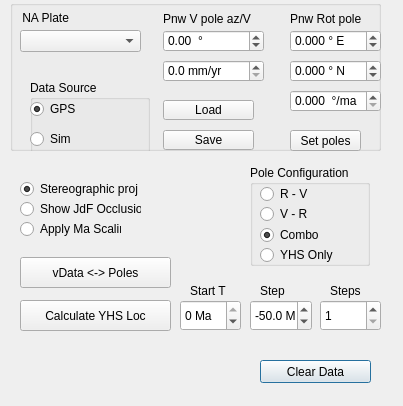
<?xml version="1.0" encoding="UTF-8"?>
<ui version="4.0">
 <class>PnwRotPyDialogBase</class>
 <widget class="QDialog" name="PnwRotPyDialogBase">
  <property name="enabled">
   <bool>true</bool>
  </property>
  <property name="geometry">
   <rect>
    <x>0</x>
    <y>0</y>
    <width>403</width>
    <height>406</height>
   </rect>
  </property>
  <property name="windowTitle">
   <string>Pnw Rotation </string>
  </property>
  <widget class="QPushButton" name="clearDataButton">
   <property name="geometry">
    <rect>
     <x>260</x>
     <y>360</y>
     <width>111</width>
     <height>23</height>
    </rect>
   </property>
   <property name="text">
    <string>Clear Data</string>
   </property>
  </widget>
  <widget class="QPushButton" name="pbRunYhsLocButton">
   <property name="geometry">
    <rect>
     <x>20</x>
     <y>300</y>
     <width>151</width>
     <height>31</height>
    </rect>
   </property>
   <property name="text">
    <string>Calculate YHS Loc</string>
   </property>
  </widget>
  <widget class="QSpinBox" name="sbSteps">
   <property name="geometry">
    <rect>
     <x>320</x>
     <y>300</y>
     <width>61</width>
     <height>31</height>
    </rect>
   </property>
   <property name="toolTipDuration">
    <number>-1</number>
   </property>
   <property name="suffix">
    <string/>
   </property>
   <property name="minimum">
    <number>1</number>
   </property>
   <property name="maximum">
    <number>999</number>
   </property>
   <property name="singleStep">
    <number>1</number>
   </property>
   <property name="value">
    <number>1</number>
   </property>
  </widget>
  <widget class="QLabel" name="StartLatLabel_4">
   <property name="geometry">
    <rect>
     <x>260</x>
     <y>280</y>
     <width>41</width>
     <height>21</height>
    </rect>
   </property>
   <property name="font">
    <font>
     <pointsize>9</pointsize>
     <weight>50</weight>
     <bold>false</bold>
    </font>
   </property>
   <property name="text">
    <string>Step</string>
   </property>
  </widget>
  <widget class="QLabel" name="StartLatLabel_5">
   <property name="geometry">
    <rect>
     <x>330</x>
     <y>280</y>
     <width>41</width>
     <height>21</height>
    </rect>
   </property>
   <property name="font">
    <font>
     <pointsize>9</pointsize>
     <weight>50</weight>
     <bold>false</bold>
    </font>
   </property>
   <property name="text">
    <string>Steps</string>
   </property>
  </widget>
  <widget class="QSpinBox" name="sbStartMa">
   <property name="geometry">
    <rect>
     <x>180</x>
     <y>300</y>
     <width>61</width>
     <height>31</height>
    </rect>
   </property>
   <property name="toolTipDuration">
    <number>-1</number>
   </property>
   <property name="suffix">
    <string> Ma</string>
   </property>
   <property name="minimum">
    <number>-100</number>
   </property>
   <property name="maximum">
    <number>0</number>
   </property>
   <property name="singleStep">
    <number>1</number>
   </property>
   <property name="value">
    <number>0</number>
   </property>
  </widget>
  <widget class="QLabel" name="StartLatLabel_6">
   <property name="geometry">
    <rect>
     <x>190</x>
     <y>280</y>
     <width>41</width>
     <height>21</height>
    </rect>
   </property>
   <property name="font">
    <font>
     <pointsize>9</pointsize>
     <weight>50</weight>
     <bold>false</bold>
    </font>
   </property>
   <property name="text">
    <string>Start T</string>
   </property>
  </widget>
  <widget class="QDoubleSpinBox" name="spbStepMa">
   <property name="geometry">
    <rect>
     <x>250</x>
     <y>300</y>
     <width>62</width>
     <height>31</height>
    </rect>
   </property>
   <property name="suffix">
    <string> Ma</string>
   </property>
   <property name="decimals">
    <number>1</number>
   </property>
   <property name="minimum">
    <double>-100.000000000000000</double>
   </property>
   <property name="maximum">
    <double>100.000000000000000</double>
   </property>
   <property name="value">
    <double>-50.000000000000000</double>
   </property>
  </widget>
  <widget class="QRadioButton" name="rbApplyMaScaling">
   <property name="enabled">
    <bool>true</bool>
   </property>
   <property name="geometry">
    <rect>
     <x>20</x>
     <y>220</y>
     <width>101</width>
     <height>18</height>
    </rect>
   </property>
   <property name="toolTipDuration">
    <number>-3</number>
   </property>
   <property name="text">
    <string>Apply Ma Scaling</string>
   </property>
   <property name="checked">
    <bool>false</bool>
   </property>
  </widget>
  <widget class="QRadioButton" name="rbShowJdFOcclusion">
   <property name="geometry">
    <rect>
     <x>20</x>
     <y>200</y>
     <width>121</width>
     <height>18</height>
    </rect>
   </property>
   <property name="toolTipDuration">
    <number>-3</number>
   </property>
   <property name="text">
    <string>Show JdF Occlusion</string>
   </property>
   <property name="checked">
    <bool>false</bool>
   </property>
  </widget>
  <widget class="QPushButton" name="pbGpsDataAndPoles">
   <property name="geometry">
    <rect>
     <x>20</x>
     <y>257</y>
     <width>151</width>
     <height>31</height>
    </rect>
   </property>
   <property name="text">
    <string>vData &lt;-&gt; Poles</string>
   </property>
  </widget>
  <widget class="QLabel" name="StartLatLabel_8">
   <property name="geometry">
    <rect>
     <x>163</x>
     <y>8</y>
     <width>101</width>
     <height>21</height>
    </rect>
   </property>
   <property name="font">
    <font>
     <pointsize>9</pointsize>
     <weight>50</weight>
     <bold>false</bold>
    </font>
   </property>
   <property name="text">
    <string>Pnw V pole az/V</string>
   </property>
  </widget>
  <widget class="QLabel" name="StartLatLabel_9">
   <property name="geometry">
    <rect>
     <x>290</x>
     <y>9</y>
     <width>101</width>
     <height>20</height>
    </rect>
   </property>
   <property name="font">
    <font>
     <pointsize>9</pointsize>
     <weight>50</weight>
     <bold>false</bold>
    </font>
   </property>
   <property name="text">
    <string>Pnw Rot pole  </string>
   </property>
  </widget>
  <widget class="QGroupBox" name="groupParamBox">
   <property name="geometry">
    <rect>
     <x>10</x>
     <y>0</y>
     <width>371</width>
     <height>151</height>
    </rect>
   </property>
   <property name="title">
    <string/>
   </property>
   <widget class="QDoubleSpinBox" name="spbPnwRPoleOmega">
    <property name="geometry">
     <rect>
      <x>280</x>
      <y>90</y>
      <width>91</width>
      <height>22</height>
     </rect>
    </property>
    <property name="suffix">
     <string>  °/ma</string>
    </property>
    <property name="decimals">
     <number>3</number>
    </property>
    <property name="minimum">
     <double>0.000000000000000</double>
    </property>
    <property name="maximum">
     <double>359.990000000000009</double>
    </property>
    <property name="singleStep">
     <double>1.000000000000000</double>
    </property>
    <property name="value">
     <double>0.000000000000000</double>
    </property>
   </widget>
   <widget class="QDoubleSpinBox" name="spbPnwRPoleLat">
    <property name="geometry">
     <rect>
      <x>280</x>
      <y>60</y>
      <width>91</width>
      <height>22</height>
     </rect>
    </property>
    <property name="suffix">
     <string> ° N</string>
    </property>
    <property name="decimals">
     <number>3</number>
    </property>
    <property name="minimum">
     <double>-90.000000000000000</double>
    </property>
    <property name="maximum">
     <double>90.000000000000000</double>
    </property>
    <property name="singleStep">
     <double>1.000000000000000</double>
    </property>
    <property name="value">
     <double>0.000000000000000</double>
    </property>
   </widget>
   <widget class="QDoubleSpinBox" name="spbPnwRPoleLong">
    <property name="geometry">
     <rect>
      <x>280</x>
      <y>30</y>
      <width>91</width>
      <height>22</height>
     </rect>
    </property>
    <property name="suffix">
     <string> ° E</string>
    </property>
    <property name="decimals">
     <number>3</number>
    </property>
    <property name="minimum">
     <double>-359.990000000000009</double>
    </property>
    <property name="maximum">
     <double>359.990000000000009</double>
    </property>
    <property name="singleStep">
     <double>1.000000000000000</double>
    </property>
    <property name="value">
     <double>0.000000000000000</double>
    </property>
   </widget>
   <widget class="QDoubleSpinBox" name="spbPnwVPoleSpeed">
    <property name="geometry">
     <rect>
      <x>153</x>
      <y>60</y>
      <width>101</width>
      <height>22</height>
     </rect>
    </property>
    <property name="suffix">
     <string> mm/yr</string>
    </property>
    <property name="decimals">
     <number>1</number>
    </property>
    <property name="minimum">
     <double>0.000000000000000</double>
    </property>
    <property name="maximum">
     <double>1000.000000000000000</double>
    </property>
    <property name="singleStep">
     <double>0.001000000000000</double>
    </property>
    <property name="value">
     <double>0.000000000000000</double>
    </property>
   </widget>
   <widget class="QDoubleSpinBox" name="spbPnwVPoleAzimuth">
    <property name="geometry">
     <rect>
      <x>153</x>
      <y>30</y>
      <width>101</width>
      <height>22</height>
     </rect>
    </property>
    <property name="suffix">
     <string>  °</string>
    </property>
    <property name="decimals">
     <number>2</number>
    </property>
    <property name="minimum">
     <double>-359.990000000000009</double>
    </property>
    <property name="maximum">
     <double>359.990000000000009</double>
    </property>
    <property name="singleStep">
     <double>1.000000000000000</double>
    </property>
    <property name="value">
     <double>0.000000000000000</double>
    </property>
   </widget>
   <widget class="QPushButton" name="saveButton">
    <property name="geometry">
     <rect>
      <x>153</x>
      <y>130</y>
      <width>91</width>
      <height>20</height>
     </rect>
    </property>
    <property name="text">
     <string>Save</string>
    </property>
   </widget>
   <widget class="QPushButton" name="loadButton">
    <property name="geometry">
     <rect>
      <x>153</x>
      <y>100</y>
      <width>91</width>
      <height>20</height>
     </rect>
    </property>
    <property name="text">
     <string>Load</string>
    </property>
   </widget>
   <widget class="QPushButton" name="pbGpsPole">
    <property name="geometry">
     <rect>
      <x>280</x>
      <y>130</y>
      <width>71</width>
      <height>21</height>
     </rect>
    </property>
    <property name="text">
     <string>Set poles</string>
    </property>
   </widget>
   <widget class="QComboBox" name="comboBoxNAPlate">
    <property name="geometry">
     <rect>
      <x>10</x>
      <y>30</y>
      <width>121</width>
      <height>22</height>
     </rect>
    </property>
    <property name="currentIndex">
     <number>-1</number>
    </property>
   </widget>
   <widget class="QLabel" name="label">
    <property name="geometry">
     <rect>
      <x>9</x>
      <y>10</y>
      <width>91</width>
      <height>16</height>
     </rect>
    </property>
    <property name="text">
     <string> NA Plate</string>
    </property>
   </widget>
   <widget class="QGroupBox" name="groupBox_2">
    <property name="geometry">
     <rect>
      <x>20</x>
      <y>80</y>
      <width>120</width>
      <height>80</height>
     </rect>
    </property>
    <property name="title">
     <string>Data Source</string>
    </property>
    <widget class="QRadioButton" name="rbGpsSource">
     <property name="geometry">
      <rect>
       <x>0</x>
       <y>20</y>
       <width>81</width>
       <height>18</height>
      </rect>
     </property>
     <property name="text">
      <string>GPS</string>
     </property>
     <property name="checked">
      <bool>true</bool>
     </property>
    </widget>
    <widget class="QRadioButton" name="rbSimSource">
     <property name="geometry">
      <rect>
       <x>0</x>
       <y>50</y>
       <width>81</width>
       <height>18</height>
      </rect>
     </property>
     <property name="text">
      <string>Sim</string>
     </property>
    </widget>
   </widget>
   <zorder>groupBox_2</zorder>
   <zorder>spbPnwRPoleOmega</zorder>
   <zorder>spbPnwRPoleLat</zorder>
   <zorder>spbPnwRPoleLong</zorder>
   <zorder>spbPnwVPoleSpeed</zorder>
   <zorder>spbPnwVPoleAzimuth</zorder>
   <zorder>saveButton</zorder>
   <zorder>loadButton</zorder>
   <zorder>pbGpsPole</zorder>
   <zorder>comboBoxNAPlate</zorder>
   <zorder>label</zorder>
  </widget>
  <widget class="QGroupBox" name="groupBox">
   <property name="geometry">
    <rect>
     <x>250</x>
     <y>165</y>
     <width>120</width>
     <height>101</height>
    </rect>
   </property>
   <property name="title">
    <string>Pole Configuration</string>
   </property>
   <widget class="QRadioButton" name="rbConfigRV">
    <property name="geometry">
     <rect>
      <x>10</x>
      <y>20</y>
      <width>81</width>
      <height>18</height>
     </rect>
    </property>
    <property name="text">
     <string>R - V</string>
    </property>
    <property name="checked">
     <bool>false</bool>
    </property>
   </widget>
   <widget class="QRadioButton" name="rbConfigVR">
    <property name="geometry">
     <rect>
      <x>10</x>
      <y>40</y>
      <width>81</width>
      <height>18</height>
     </rect>
    </property>
    <property name="text">
     <string>V - R</string>
    </property>
   </widget>
   <widget class="QRadioButton" name="rbConfigCombo">
    <property name="geometry">
     <rect>
      <x>10</x>
      <y>60</y>
      <width>81</width>
      <height>20</height>
     </rect>
    </property>
    <property name="text">
     <string>Combo</string>
    </property>
    <property name="checked">
     <bool>true</bool>
    </property>
   </widget>
   <widget class="QRadioButton" name="rbConfigYhsOnly">
    <property name="geometry">
     <rect>
      <x>10</x>
      <y>80</y>
      <width>81</width>
      <height>20</height>
     </rect>
    </property>
    <property name="text">
     <string>YHS Only</string>
    </property>
    <property name="checked">
     <bool>false</bool>
    </property>
   </widget>
  </widget>
  <widget class="QRadioButton" name="rbStereographic">
   <property name="geometry">
    <rect>
     <x>20</x>
     <y>180</y>
     <width>121</width>
     <height>18</height>
    </rect>
   </property>
   <property name="toolTipDuration">
    <number>-3</number>
   </property>
   <property name="text">
    <string>Stereographic proj</string>
   </property>
   <property name="checked">
    <bool>true</bool>
   </property>
  </widget>
  <zorder>groupParamBox</zorder>
  <zorder>clearDataButton</zorder>
  <zorder>pbRunYhsLocButton</zorder>
  <zorder>sbSteps</zorder>
  <zorder>StartLatLabel_4</zorder>
  <zorder>StartLatLabel_5</zorder>
  <zorder>sbStartMa</zorder>
  <zorder>StartLatLabel_6</zorder>
  <zorder>spbStepMa</zorder>
  <zorder>rbApplyMaScaling</zorder>
  <zorder>rbShowJdFOcclusion</zorder>
  <zorder>pbGpsDataAndPoles</zorder>
  <zorder>groupBox</zorder>
  <zorder>StartLatLabel_8</zorder>
  <zorder>StartLatLabel_9</zorder>
  <zorder>rbStereographic</zorder>
 </widget>
 <resources/>
 <connections/>
</ui>
